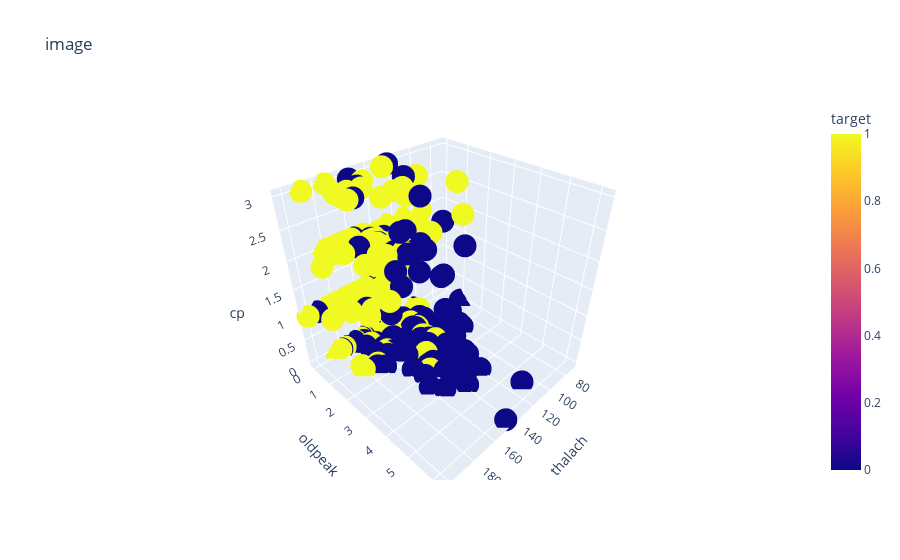

Write notebook code for a chart like this one.
### Code cell
fig = px.scatter_3d(heart_df, x='thalach', y='oldpeak', z='cp', color='target', title="image")
fig.show()

### Figure 1 — Plotly figure (JSON) as saved in the notebook; plotly's stock layout.template omitted (floating-point values rounded to 4 significant figures; data arrays with more than 128 entries replaced by an {"elided": "..."} marker saying what was removed)
{"data": [{"hovertemplate": "thalach=%{x}<br>oldpeak=%{y}<br>cp=%{z}<br>target=%{marker.color}<extra></extra>", "legendgroup": "", "marker": {"color": {"elided": "1025 int values"}, "coloraxis": "coloraxis", "symbol": "circle"}, "mode": "markers", "name": "", "scene": "scene", "showlegend": false, "type": "scatter3d", "x": {"elided": "1025 int values"}, "y": {"elided": "1025 float values"}, "z": {"elided": "1025 int values"}}], "layout": {"coloraxis": {"colorbar": {"title": {"text": "target"}}, "colorscale": [[0, "#0d0887"], [0.1111, "#46039f"], [0.2222, "#7201a8"], [0.3333, "#9c179e"], [0.4444, "#bd3786"], [0.5556, "#d8576b"], [0.6667, "#ed7953"], [0.7778, "#fb9f3a"], [0.8889, "#fdca26"], [1, "#f0f921"]]}, "legend": {"tracegroupgap": 0}, "scene": {"domain": {"x": [0, 1], "y": [0, 1]}, "xaxis": {"title": {"text": "thalach"}}, "yaxis": {"title": {"text": "oldpeak"}}, "zaxis": {"title": {"text": "cp"}}}, "title": {"text": "image"}}}
